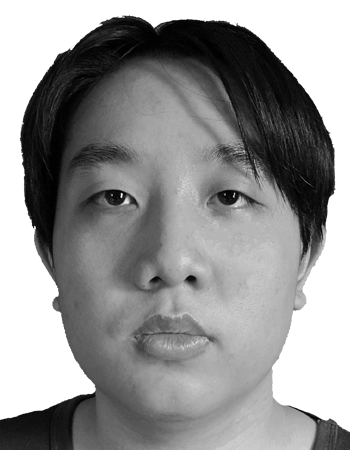
#> input picture lab1/self.bmp, 350 x 450 px, found by its file name
$ python self_eye.py
#> lines starting #> are read from the running program, lines starting #| are printed output that depends on the picture; after the words box and inside, x2 and y2 are one past the last pixel; in counts of white or black regions, pixels touching at a corner belong together
import cv2
import numpy as np
import matplotlib.pyplot as plt
img = cv2.imread('D:\Lab\Telecommunication Lab\lab1\self.bmp',0)
#> img is the input picture: shape (450, 350); min 0, max 255, mean 148
#region mask
mask1 = np.zeros(img.shape[:2], dtype="uint8")
cv2.rectangle(mask1,(77,212),(140,186),255,-1)
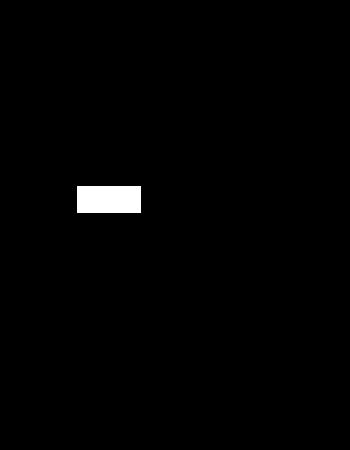
#> mask1: shape (450, 350); 1.1% white; 1 white region, box (x1, y1, x2, y2) and area: (77, 186, 141, 213) 1728
mask2 = np.zeros(img.shape[:2], dtype="uint8")
cv2.rectangle(mask2,(200,212),(266,187),255,-1)
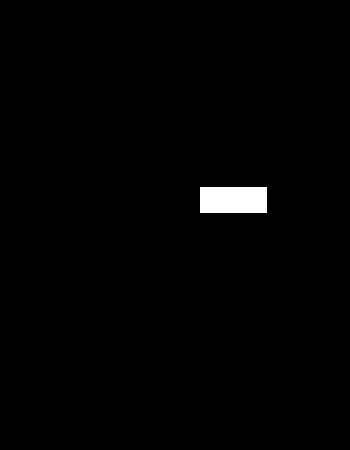
#> mask2: shape (450, 350); 1.1% white; 1 white region, box (x1, y1, x2, y2) and area: (200, 187, 267, 213) 1742
#color mask
mask3 = cv2.inRange(img,0,60)
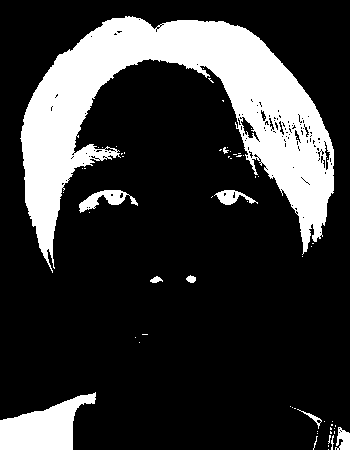
#> mask3: shape (450, 350); 20.9% white; 63 white regions (53 under 20 px), largest, box (x1, y1, x2, y2) and area: (20, 16, 334, 273) 28251, (0, 392, 96, 450) 3124, (79, 190, 138, 213) 551
mask4 = cv2.inRange(img,150,200)
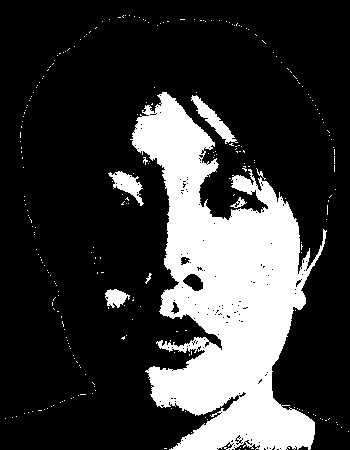
#> mask4: shape (450, 350); 23.1% white; 257 white regions (250 under 20 px), largest, box (x1, y1, x2, y2) and area: (130, 92, 327, 450) 34306, (191, 95, 238, 144) 612, (108, 171, 144, 206) 518
#combine mask
mask5 = ((mask1|mask2) & (mask3|mask4))
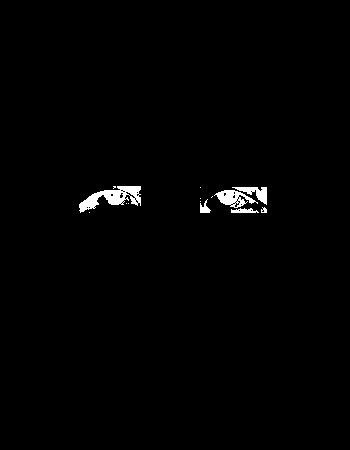
#> mask5: shape (450, 350); 1% white; 14 white regions (8 under 20 px), largest, box (x1, y1, x2, y2) and area: (79, 186, 141, 213) 754, (214, 190, 258, 208) 383, (232, 187, 267, 205) 251, (231, 208, 259, 213) 95, (200, 199, 211, 213) 79, (261, 207, 267, 213) 25
plt.imshow(mask5,cmap='gray')
plt.show()
